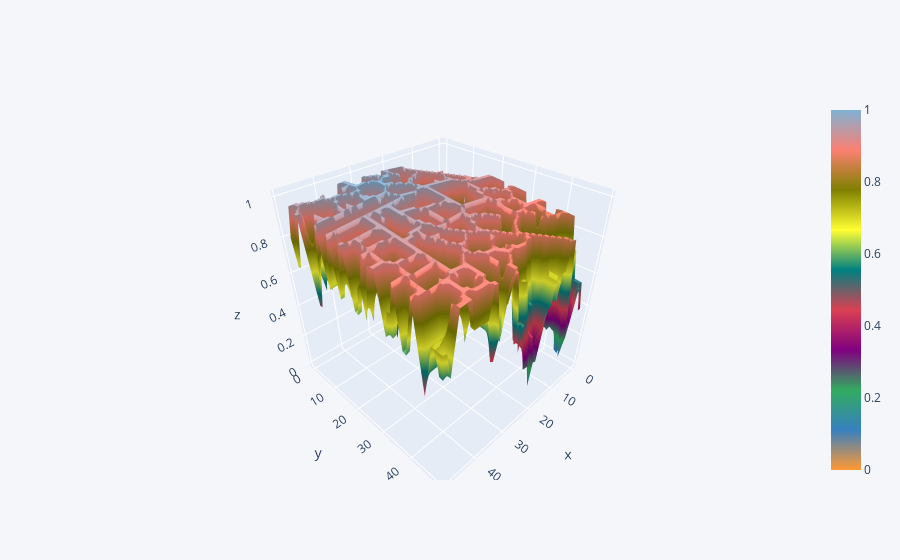

Source (notebook cell):
### Code cell
pd.DataFrame(new_value).iplot(kind='surface',)

### Figure 1 — Plotly figure (JSON) as saved in the notebook; plotly's stock layout.template omitted (floating-point values rounded to 4 significant figures; data arrays with more than 128 entries replaced by an {"elided": "..."} marker saying what was removed)
{"data": [{"colorscale": [[0, "rgb(255, 153, 51)"], [0.1111, "rgb(55, 128, 191)"], [0.2222, "rgb(50, 171, 96)"], [0.3333, "rgb(128, 0, 128)"], [0.4444, "rgb(219, 64, 82)"], [0.5556, "rgb(0, 128, 128)"], [0.6667, "rgb(255, 255, 51)"], [0.7778, "rgb(128, 128, 0)"], [0.8889, "rgb(251, 128, 114)"], [1, "rgb(128, 177, 211)"]], "type": "surface", "x": [0, 1, 2, 3, 4, 5, 6, 7, 8, 9, 10, 11, 12, 13, 14, 15, 16, 17, 18, 19, 20, 21, 22, 23, 24, 25, 26, 27, 28, 29, 30, 31, 32, 33, 34, 35, 36, 37, 38, 39, 40, 41, 42, 43, 44, 45, 46, 47, 48, 49], "y": [0, 1, 2, 3, 4, 5, 6, 7, 8, 9, 10, 11, 12, 13, 14, 15, 16, 17, 18, 19, 20, 21, 22, 23, 24, 25, 26, 27, 28, 29, 30, 31, 32, 33, 34, 35, 36, 37, 38, 39, 40, 41, 42, 43, 44, 45, 46, 47, 48, 49], "z": {"elided": "50x50 float values"}}], "layout": {"legend": {"bgcolor": "#F5F6F9", "font": {"color": "#4D5663"}}, "paper_bgcolor": "#F5F6F9", "plot_bgcolor": "#F5F6F9", "title": {"font": {"color": "#4D5663"}}, "xaxis": {"gridcolor": "#E1E5ED", "showgrid": true, "tickfont": {"color": "#4D5663"}, "title": {"font": {"color": "#4D5663"}, "text": ""}, "zerolinecolor": "#E1E5ED"}, "yaxis": {"gridcolor": "#E1E5ED", "showgrid": true, "tickfont": {"color": "#4D5663"}, "title": {"font": {"color": "#4D5663"}, "text": ""}, "zerolinecolor": "#E1E5ED"}}}
